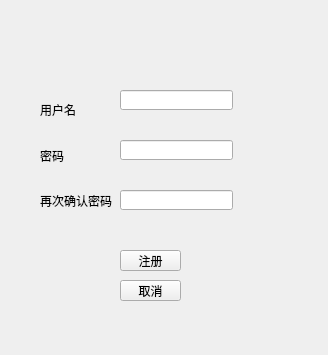
<?xml version="1.0" encoding="UTF-8"?>
<ui version="4.0">
 <class>register_Form</class>
 <widget class="QWidget" name="register_Form">
  <property name="geometry">
   <rect>
    <x>0</x>
    <y>0</y>
    <width>328</width>
    <height>355</height>
   </rect>
  </property>
  <property name="windowTitle">
   <string>Form</string>
  </property>
  <widget class="QLineEdit" name="name">
   <property name="geometry">
    <rect>
     <x>120</x>
     <y>90</y>
     <width>113</width>
     <height>20</height>
    </rect>
   </property>
  </widget>
  <widget class="QLineEdit" name="pwd1">
   <property name="geometry">
    <rect>
     <x>120</x>
     <y>140</y>
     <width>113</width>
     <height>20</height>
    </rect>
   </property>
  </widget>
  <widget class="QLineEdit" name="pwd2">
   <property name="geometry">
    <rect>
     <x>120</x>
     <y>190</y>
     <width>113</width>
     <height>20</height>
    </rect>
   </property>
  </widget>
  <widget class="QPushButton" name="B1">
   <property name="geometry">
    <rect>
     <x>120</x>
     <y>250</y>
     <width>61</width>
     <height>21</height>
    </rect>
   </property>
   <property name="text">
    <string>注册</string>
   </property>
  </widget>
  <widget class="QPushButton" name="B2">
   <property name="geometry">
    <rect>
     <x>120</x>
     <y>280</y>
     <width>61</width>
     <height>21</height>
    </rect>
   </property>
   <property name="text">
    <string>取消</string>
   </property>
  </widget>
  <widget class="QLabel" name="pwdtips2">
   <property name="geometry">
    <rect>
     <x>120</x>
     <y>220</y>
     <width>151</width>
     <height>16</height>
    </rect>
   </property>
   <property name="text">
    <string/>
   </property>
  </widget>
  <widget class="QLabel" name="nametips">
   <property name="geometry">
    <rect>
     <x>120</x>
     <y>120</y>
     <width>131</width>
     <height>16</height>
    </rect>
   </property>
   <property name="text">
    <string/>
   </property>
  </widget>
  <widget class="QLabel" name="pwdtips1">
   <property name="geometry">
    <rect>
     <x>120</x>
     <y>170</y>
     <width>151</width>
     <height>16</height>
    </rect>
   </property>
   <property name="text">
    <string/>
   </property>
  </widget>
  <widget class="QWidget" name="">
   <property name="geometry">
    <rect>
     <x>40</x>
     <y>90</y>
     <width>74</width>
     <height>131</height>
    </rect>
   </property>
   <layout class="QVBoxLayout" name="verticalLayout">
    <item>
     <widget class="QLabel" name="label">
      <property name="text">
       <string>用户名</string>
      </property>
     </widget>
    </item>
    <item>
     <widget class="QLabel" name="label_2">
      <property name="text">
       <string>密码</string>
      </property>
     </widget>
    </item>
    <item>
     <widget class="QLabel" name="label_3">
      <property name="text">
       <string>再次确认密码</string>
      </property>
     </widget>
    </item>
   </layout>
  </widget>
 </widget>
 <resources/>
 <connections/>
</ui>
